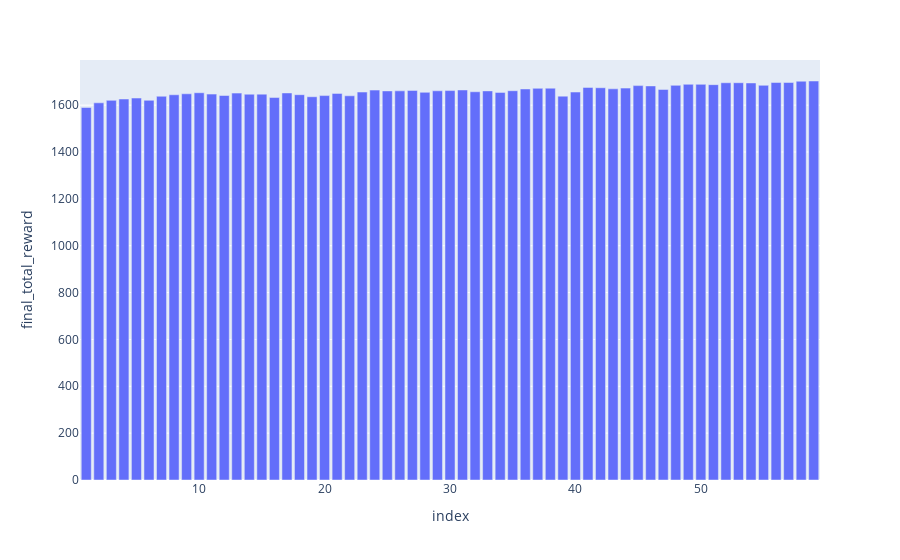

Write notebook code for a chart like this one.
### Code cell
total_reward=total_reward[1:-1]
px.bar(total_reward,x=total_reward.index,y='final_total_reward')

### Figure 1 — Plotly figure (JSON) as saved in the notebook; plotly's stock layout.template omitted (floating-point values rounded to 4 significant figures)
{"data": [{"alignmentgroup": "True", "hovertemplate": "index=%{x}<br>final_total_reward=%{y}<extra></extra>", "legendgroup": "", "marker": {"color": "#636efa", "pattern": {"shape": ""}}, "name": "", "offsetgroup": "", "orientation": "v", "showlegend": false, "textposition": "auto", "type": "bar", "x": [1, 2, 3, 4, 5, 6, 7, 8, 9, 10, 11, 12, 13, 14, 15, 16, 17, 18, 19, 20, 21, 22, 23, 24, 25, 26, 27, 28, 29, 30, 31, 32, 33, 34, 35, 36, 37, 38, 39, 40, 41, 42, 43, 44, 45, 46, 47, 48, 49, 50, 51, 52, 53, 54, 55, 56, 57, 58, 59], "xaxis": "x", "y": [1590.0, 1610.0, 1620.0, 1626.0, 1630.0, 1621.0, 1638.0, 1644.0, 1649.0, 1653.0, 1647.0, 1641.0, 1651.0, 1647.0, 1647.0, 1633.0, 1652.0, 1645.0, 1636.0, 1641.0, 1650.0, 1640.0, 1656.0, 1664.0, 1661.0, 1661.0, 1663.0, 1655.0, 1661.0, 1662.0, 1665.0, 1657.0, 1661.0, 1655.0, 1662.0, 1669.0, 1672.0, 1672.0, 1639.0, 1656.0, 1676.0, 1674.0, 1670.0, 1673.0, 1683.0, 1682.0, 1667.0, 1684.0, 1689.0, 1689.0, 1688.0, 1696.0, 1696.0, 1695.0, 1685.0, 1697.0, 1697.0, 1702.0, 1703.0], "yaxis": "y"}], "layout": {"barmode": "relative", "legend": {"tracegroupgap": 0}, "margin": {"t": 60}, "xaxis": {"anchor": "y", "domain": [0, 1], "title": {"text": "index"}}, "yaxis": {"anchor": "x", "domain": [0, 1], "title": {"text": "final_total_reward"}}}}
